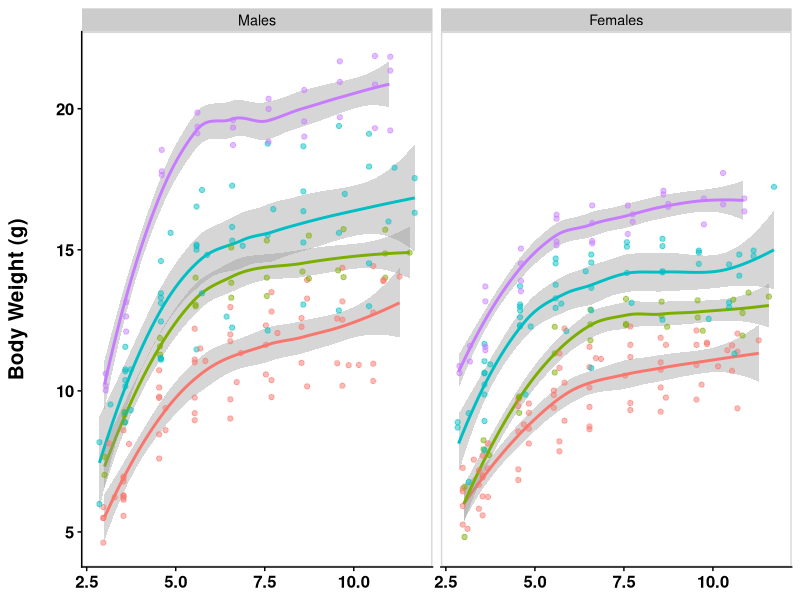
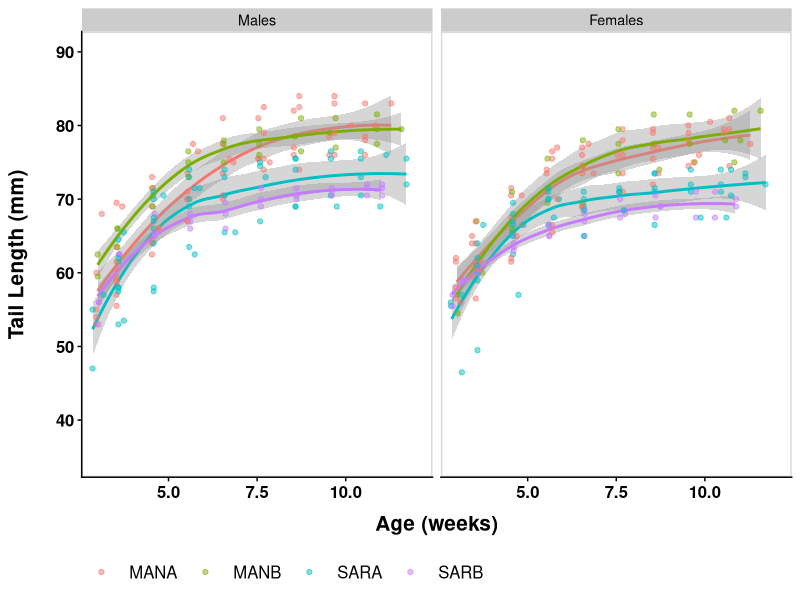
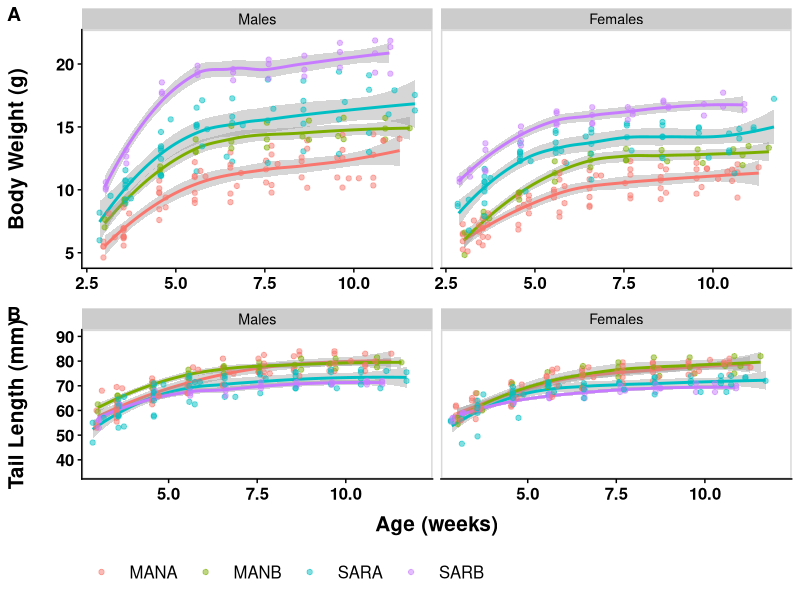

Write R code to recreate these figures, in order.
## ---- chunk 1
rm(list = ls())
library(tidyverse)
library(here)
library(cowplot)


# Read in data
WeeklyMetaData <- read_csv(here("data/raw/WeeklyMetaData.csv")) %>%
  select(-DOB, -DateMeasured) %>%
  filter(Population == "BRAZIL" | Population == "NEW_YORK") %>%
  #filter(Age_weeks > 3) %>%  #NY lines sometimes were weaned & measured slightly before 3 weeks
  filter(Age_weeks < 12) %>%
  mutate(Sex = fct_recode(Sex, "Females" = "F", "Males" = "M")) %>% # spells out males and females
  mutate(Line = fct_recode(Line, "MANA" = "193x255", "SARA" = "19x13",
                           "MANB" = "222x254", "SARB" = "82x81")) %>%
  mutate(Line = fct_relevel(Line, "MANA", "MANB", "SARA", "SARB")) %>%
  mutate(Environment = fct_relevel(Environment,
                                   "RT", "COLD" )) %>% # puts RT before COLD
  mutate(Sex = fct_relevel(Sex, "Males", "Females")) # puts males before females
  
# Clean data of any weird spaces, etc.
WeeklyMetaData[] <- lapply(WeeklyMetaData, function(x) if(is.factor(x)) factor(x) else x)

## ---- chunk 2
RTWeeklyData <- WeeklyMetaData %>%
  filter(Environment == "RT")

BodyWeight <-
  ggplot(data=RTWeeklyData, aes(x=Age_weeks, y=BodyWeight_g, color=Line)) +
  geom_smooth(aes(color=Line), size=1, method="loess", show.legend = F) + #std error
  geom_point(position = position_dodge(0.1), size=1.5, alpha=0.5) +
  #scale_color_manual(values=c("goldenrod1","dodgerblue4")) +
  #coord_cartesian(xlim = c(3,12), ylim = c(3,25)) +
  scale_x_continuous() +
  facet_wrap(facets = "Sex",
             #strip.position = "top",
             scales = "fixed") +
             #labeller=labeller(Sex = sex_labels)) +
  theme_half_open(12) +
  panel_border() +
  theme(panel.grid.minor = element_blank(), axis.line = element_line(colour = "black"),
        axis.title.x = element_blank(),
        axis.title.y = element_text(margin = margin(r = 20), size = 15, face = "bold"),
        axis.text.x = element_text(size = 12, face = "bold", color = "black"),
        axis.text.y = element_text(size = 12, face = "bold", color = "black"),
        legend.title = element_blank(),
        legend.position = "none",
        #legend.key.size = unit(1.5, "cm"),
        #legend.text = element_text(size=15),
        #legend.key = element_rect(fill = "transparent"),
        plot.title = element_text(size = 20, face = "bold", hjust = 0.5)) +
  labs(x = "Age (weeks)", y = "Body Weight (g)")
BodyWeight


TailLength <-
  ggplot(data=RTWeeklyData, aes(x=Age_weeks, y=TailLength_mm, color=Line)) +
  geom_smooth(aes(linetype=Environment, color=Line), size=1, method="loess", show.legend = F) + #std error
  geom_point(position = position_dodge(0.1), size=1.5, alpha=0.5) +
  #scale_color_manual(values=c("goldenrod1","dodgerblue4")) +
  coord_cartesian(xlim = c(3,12), ylim = c(35,90)) +
  facet_wrap(facets = "Sex",
             #strip.position = "top",
             scales = "fixed") +
             #labeller=labeller(Sex = sex_labels)) +
  theme_half_open(12) +
  panel_border() +
  theme(panel.grid.minor = element_blank(), axis.line = element_line(colour = "black"),
        axis.title.x = element_text(margin = margin(t = 10), size = 15, face = "bold"),
        axis.title.y = element_text(margin = margin(r = 20), size = 15, face = "bold"),
        axis.text.x = element_text(size = 12, face = "bold", color = "black"),
        axis.text.y = element_text(size = 12, face = "bold", color = "black"),
        legend.title = element_blank(),
        legend.key = element_rect(),
        legend.position = "bottom",
        legend.key.size = unit(1, "cm"),
        legend.text = element_text(size=12),
        #legend.key = element_rect(fill = NA, color = NA),
        plot.title = element_text(size = 20, face = "bold", hjust = 0.5)) +
  labs(x = "Age (weeks)", y = "Tail Length (mm)", fill = "Line")
TailLength

plot_grid(BodyWeight, TailLength, labels = c('A', 'B'), ncol = 1, nrow = 2)
